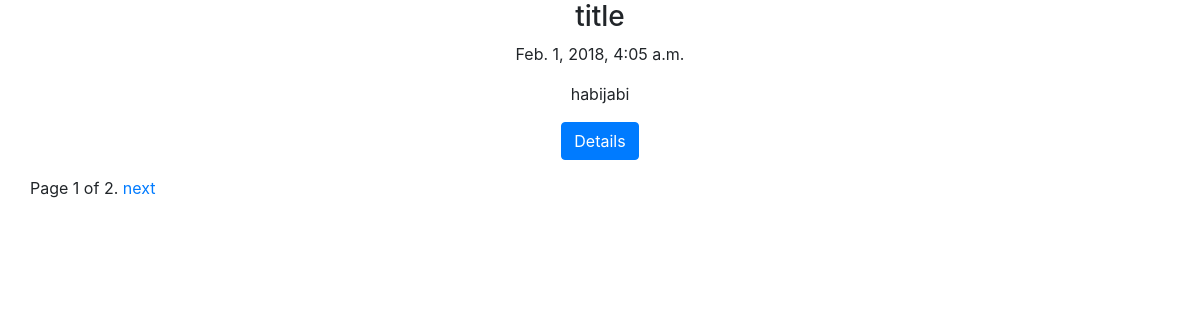
/posts/, run on an earlier commit of the app's database.
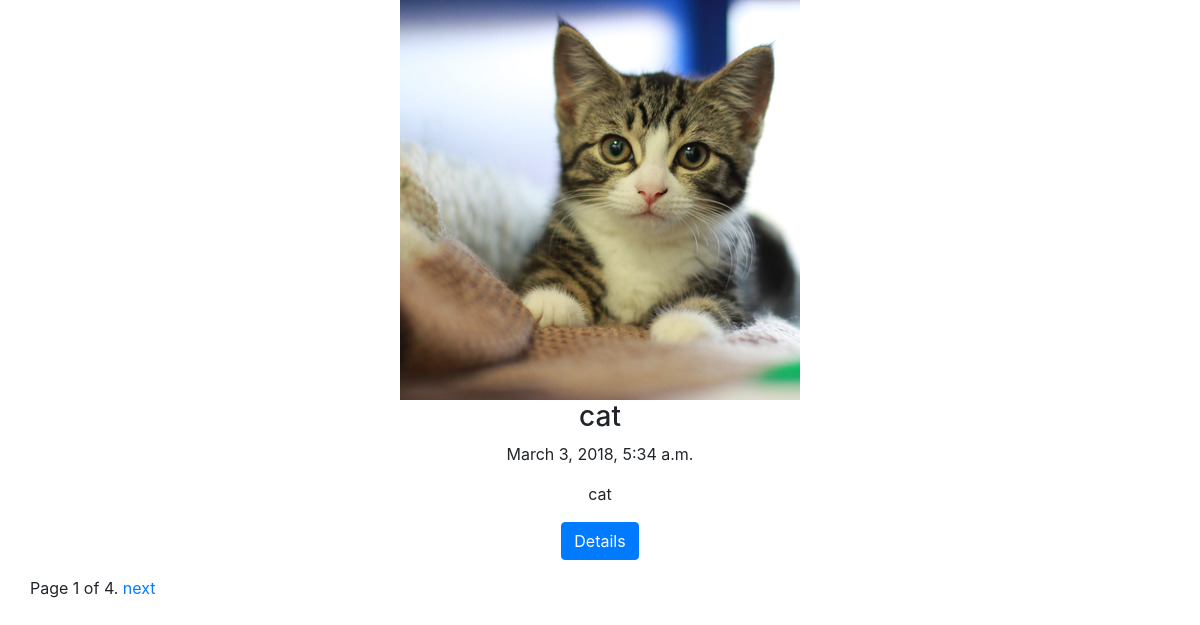
And on a later commit of the database.
### posts/models.py (models this page shows, shortened)
class Post(models.Model):
    user = models.ForeignKey(settings.AUTH_USER_MODEL, default=1)
    title = models.CharField(max_length=120)
    content = models.TextField(max_length=10000)
    update = models.DateTimeField(auto_now=True, auto_now_add=False)
    timestamp = models.DateTimeField(auto_now=False, auto_now_add=True)
    image = models.ImageField(upload_to=upload_location, null=True, blank=True)
    def get_absolute_url(self):
        return reverse("posts:detail", kwargs={'id':self.id})
    class Meta:
        ordering = ["-timestamp", "-update"]

### posts/views.py (the view)
def post_list(request):
    queryset = Post.objects.all()
    paginator = Paginator(queryset, 1)
    page = request.GET.get('page')
    try:
        query_set = paginator.page(page)
    except PageNotAnInteger:
        query_set = paginator.page(1)
    except EmptyPage:
        query_set = paginator.page(paginator.num_pages)
    context = {
        'title':'list',
        'object_list':query_set
        }
    return render(request, "post_list.html", context)

### templates/post_list.html (shortened to what this page needs)
{% extends 'base.html' %}
{% block content %}
    <div class='container'>
        <div class='row'>
            {% for obj in object_list %}
                <div class="col-sm-12 text-center border-dark">
                    <div class="thumbnail">
                        {% if obj.image %}
                        <img src="{{ obj.image.url }}">
                        {% endif %}
                        <div class="caption">
                            <h3>{{ obj.title }}</h3>
                            <p>{{obj.timestamp}}</p>
                            <p>{{obj.content}}</p>
                            <p><a href="{{ obj.get_absolute_url }}" class="btn btn-primary" role="button">Details</a></p>
                        </div>
                    </div>
                </div>
            {% endfor %}
            <div class="pagination">
                <span class="step-links">
                    <span class="current">
                        Page {{ object_list.number }} of {{ object_list.paginator.num_pages }}.
                    </span>
                    {% if object_list.has_next %}
                        <a href="?page={{ object_list.next_page_number }}">next</a>
                    {% endif %}
                </span>
            </div>
        </div>
    </div>
{% endblock content %}

### templates/base.html (shortened to what this page needs)
{% load staticfiles %}
<html>
    <head>
        <link rel='stylesheet' href='{% static "css/base.css" %}'>
        <link rel='stylesheet' href='{% static "css/bootstrap.min.css" %}'>
    </head>
    <body>
        {% block content %}
        {% endblock content %}
    </body>
</html>

What changed in the data, as far as the page shows it:
no longer on this page (row edited): Post: title "title", timestamp "Feb. 1, 2018, 4:05 a.m.", content "habijabi"
added Post: image (picture), title "cat", timestamp "March 3, 2018, 5:34 a.m.", content "cat"
Also different on the page:
{{ object_list.paginator.num_pages }}: "2" → "4"
